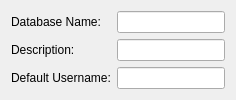
<?xml version="1.0" encoding="UTF-8"?>
<ui version="4.0">
 <class>DatabaseSettingsPageMetaData</class>
 <widget class="QWidget" name="DatabaseSettingsPageMetaData">
  <layout class="QFormLayout" name="formLayout">
   <item row="0" column="0">
    <widget class="QLabel" name="databaseNameLabel">
     <property name="text">
      <string>Database Name:</string>
     </property>
    </widget>
   </item>
   <item row="0" column="1">
    <widget class="QLineEdit" name="databaseName"/>
   </item>
   <item row="1" column="0">
    <widget class="QLabel" name="databaseDescriptionLabel">
     <property name="text">
      <string>Description:</string>
     </property>
    </widget>
   </item>
   <item row="1" column="1">
    <widget class="QLineEdit" name="databaseDescription"/>
   </item>
   <item row="2" column="0">
    <widget class="QLabel" name="databaseDefaultUsernameLabel">
     <property name="text">
      <string>Default Username:</string>
     </property>
    </widget>
   </item>
   <item row="2" column="1">
    <widget class="QLineEdit" name="databaseDefaultUsername"/>
   </item>
  </layout>
 </widget>
 <resources/>
 <connections/>
</ui>
